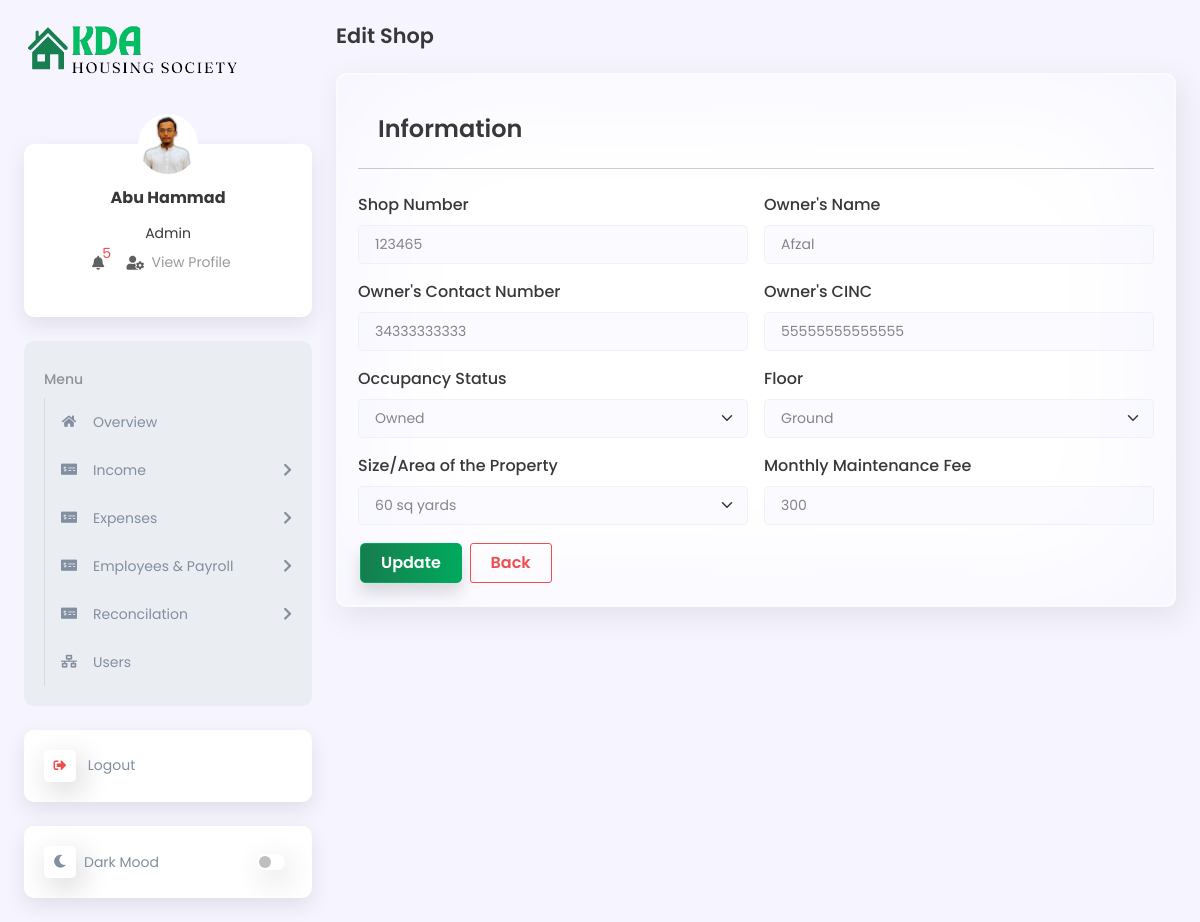
Screenshot of /shopEdit.php?shop_edit_id=6 (signed in) with the database file from the repository.
### tables this page shows
CREATE TABLE `users_detail` (
  `users_detail_id` int(11) NOT NULL,
  `full_name` varchar(100) DEFAULT NULL,
  `Phone` varchar(50) DEFAULT NULL,
  `address` varchar(100) DEFAULT NULL,
  `gender` varchar(50) DEFAULT NULL,
  `date_of_birth` varchar(100) DEFAULT NULL,
  `image` varchar(255) DEFAULT NULL,
  `login_time` datetime DEFAULT NULL,
  `logout_time` datetime DEFAULT NULL,
  `created_by` varchar(100) DEFAULT NULL,
  `created_date` varchar(100) DEFAULT NULL,
  `updated_by` varchar(100) DEFAULT NULL,
  `updated_date` varchar(100) DEFAULT NULL
);

CREATE TABLE `role` (
  `role_id` int(11) NOT NULL,
  `name` varchar(50) DEFAULT NULL,
  `status` varchar(50) DEFAULT NULL
);

CREATE TABLE `shops` (
  `shop_id` int(11) NOT NULL,
  `shop_number` varchar(255) DEFAULT NULL,
  `house_or_shop` varchar(22) NOT NULL,
  `owner_name` varchar(255) DEFAULT NULL,
  `owner_contact` varchar(255) DEFAULT NULL,
  `owner_cnic` varchar(255) DEFAULT NULL,
  `occupancy_status` varchar(255) DEFAULT NULL,
  `property_size` varchar(255) DEFAULT NULL,
  `floor` varchar(255) DEFAULT NULL,
  `property_type` varchar(255) DEFAULT NULL,
  `maintenance_charges` varchar(255) DEFAULT NULL,
  `added_on` varchar(100) DEFAULT NULL,
  `added_by` varchar(100) DEFAULT NULL,
  `updated_on` varchar(100) DEFAULT NULL,
  `updated_by` varchar(100) DEFAULT NULL
);

### shopEdit.php (the view, shortened to what this page needs)
<?php
include "includes/function.php";
?>
<!DOCTYPE html>
<html lang="en">
<head>
    <link rel="stylesheet" href="lib/bootstrap_5/bootstrap.min.css">
    <link rel="stylesheet" href="lib/fontawesome/css/all.min.css">
    <link rel="stylesheet" href="assets/css/global.css">
    <link rel="stylesheet" href="assets/css/style.css">
    <link rel="stylesheet" href="assets/css/responsive.css">
</head>
<body class="d2c_theme_light">
    <div class="d2c_wrapper">
        <?php
        include("includes/sidebar.php");
        ?>
        <div class="d2c_main p-4 ps-lg-3">
            <h4 class="mb-4 text-capitalize">Edit Shop</h4>
            <?php
            if (isset($_GET['shop_edit_id'])) {
                $shop_edit_id = mysqli_real_escape_string($conn, $_GET['shop_edit_id']);
                $query = "SELECT * FROM shops WHERE shop_id = '$shop_edit_id'";
                $result = mysqli_query($conn, $query);
                if (mysqli_num_rows($result) > 0) {
                    while ($row = mysqli_fetch_assoc($result)) {
            ?>
                        <form action="" method="post" id="add_shop_form">
                            <div class="card h-auto">
                                <div class="card-body">
                                    <h3 class="card-header">Information</h3>
                                    <hr class="my-4">
                                    <div class="row g-3">
                                        <div class="col-md-6">
                                            <label class="form-label">Shop Number</label>
                                            <input type="text" id="shop_number" name="shop_number" class="form-control" placeholder="Enter House/Unit Number" required value="<?= $row['shop_number'] ?>">
                                        </div>
                                        <div class="col-md-6">
                                            <label class="form-label">Owner's Name</label>
                                            <input type="text" name="owner_name" id="owner_name" class="form-control" placeholder="Enter Owner's Name" value="<?= $row['owner_name'] ?>">
                                        </div>
                                        <div class="col-md-6">
                                            <label class="form-label">Owner's Contact Number</label>
                                            <input type="text" name="owner_contact" id="owner_contact" class="form-control" placeholder="03XXXXXXXXX" value="<?= $row['owner_contact'] ?>">
                                        </div>
                                        <div class="col-md-6">
                                            <label class="form-label">Owner's CINC</label>
                                            <input type="text" name="owner_cinc" id="owner_cinc" class="form-control" placeholder="XXXXX-XXXXXXX-X" value="<?= $row['owner_cnic'] ?>">
                                        </div>
                                        <div class="col-md-6">
                                            <label for="owner" class="form-label">Occupancy Status</label>
                                            <select id="occupancy_status" name="occupancy_status" class="form-select form-control" value="<?= $row['occupancy_status'] ?>">
                                                <option value="owned" <?php if ($row['occupancy_status'] == 'owned') echo "selected" ?>>Owned</option>
                                            </select>
                                        </div>
                                        <div class="col-md-6 ">
                                            <label for="floor" class="form-label">Floor</label>
                                            <select id="floor" name="floor" class="form-select form-control">
                                                <option value="ground" <?php if ($row['floor'] == 'ground') echo "selected" ?>>Ground</option>
                                            </select>
                                        </div>
                                        <div class="col-md-6 ">
                                            <label class="form-label">Size/Area of the Property</label>
                                            <select id="property_size" name="property_size" class="form-select form-control">
                                                <option value="60 sq yards" <?php if ($row['property_size'] == '60 sq yards') echo "selected" ?>>60 sq yards</option>
                                            </select>
                                        </div>
                                        <div class="col-md-6 ">
                                            <label class="form-label">Monthly Maintenance Fee</label>
                                            <input name="maintenance_charges" id="maintenance_charges" type="text" class="form-control" placeholder="999" value="<?= $row['maintenance_charges'] ?>">
                                        </div>
                                        <div class="col-md-12">
                                            <button class="btn btn-primary" id="shop_btn" type="submit" name="submit">Update</button>
                                            <a href="shops" class="btn btn-outline-danger">Back</a>
                                        </div>
                                    </div>
                                </div>
                            </div>
                        </form>
            <?php
                    }
                } else {
                    echo '<div id="successAlert" class="alert alert-success alert-dismissible fade show" role="alert">
                    No Data Found.
                    <button type="button" class="btn-close" data-bs-dismiss="alert" aria-label="Close"></button>
                </div>';
                }
            } else {
                echo '<div id="successAlert" class="alert alert-success alert-dismissible fade show" role="alert">
                No ID Found.
                <button type="button" class="btn-close" data-bs-dismiss="alert" aria-label="Close"></button>
            </div>';
            }
            ?>
        </div>
    </div>
</body>
</html>

### includes/sidebar.php (shortened to what this page needs)
<?php
$page = substr($_SERVER['SCRIPT_NAME'], strrpos($_SERVER['SCRIPT_NAME'], "/") + 1);
$select = mysqli_query($conn, "SELECT users_detail.image, users_detail.full_name, role.name as role FROM `users`
LEFT JOIN users_detail ON users_detail.users_detail_id = users.users_detail_id
LEFT JOIN role ON role.role_id = users.role_id
WHERE users.user_id = '{$_SESSION['UID']}'");
$row = mysqli_fetch_assoc($select);
if ($row['image'] == '') {
    $row['image'] = "./assets/images/user-default.png";
} else {
    $row['image'] = "./media/images/" . $row['image'];
}
?>
<div class="d2c_sidebar offcanvas-lg offcanvas-start p-4 pe-lg-2" tabindex="-1" id="d2c_sidebar">
    <div class="d-flex flex-column">
        <a href="index" class="mb-5 brand-icon">
            <img class="navbar-brand" src="./assets/images/logo/KDA.png" alt="logo">
        </a>
        <div class="card d2c_profile_card text-center mb-4">
            <a href="profile">
                <img class="rounded-circle d2c_profile_image position-absolute top-0 start-50 translate-middle mb-2"
                    src="<?= $row['image']; ?>" alt="d2c Profile Image">
            </a>
            <div class="card-body mt-4">
                <h6 class="fw-bold mb-3"><?= $row['full_name']; ?></h6>
                <span class="d2c_role"><?= $row['role']; ?></span>
                <ul class="list-inline">
                    <li class="list-inline-item position-relative me-3">
                        <a class="nav-link p-0" href="#" role="button" data-bs-toggle="dropdown" aria-expanded="false">
                            <i class="fas fa-bell fa-fw"></i>
                            <span class="position-absolute top-0 start-100 translate-middle rounded-circle text-danger">
                                <?php
                                $msg_count_query = mysqli_query($conn, "SELECT COUNT(*) as total_messages FROM maintenance_payments WHERE status = 'unpaid'");
                                $msg_count_row = mysqli_fetch_assoc($msg_count_query);
                                $total_messages = $msg_count_row['total_messages'];
                                echo $total_messages;
                                ?>
                            </span>
                        </a>
                    </li>
                    <li class="list-inline-item position-relative me-3">
                        <a class="dropdown-item d-flex align-items-center py-2" href="profile">
                            <i class="fas fa-user-cog"></i>
                            <p class="mb-0">&nbsp View Profile</p>
                        </a>
                    </li>
                </ul>
            </div>
        </div>
        <div class="card d2c_menu_card mb-4">
            <div class="card-body">
                <ul class="navbar-nav flex-grow-1">
                    <li class="nav-item">
                        <a class="nav-link" href="javascript:void(0)">
                            <span>Menu</span>
                        </a>
                        <ul class="sub-menu collapse show">
                            <li class="nav-item <?php if ($page == 'index.php')
                                echo ('active'); ?>">
                                <a class="sub-menu-link" href="index">
                                    <span class="d2c_icon">
                                        <i class="fas fa-home"></i>
                                    </span>
                                    <span>
                                        Overview
                                    </span>
                                </a>
                            </li>
                            <li class="nav-item <?php if ($page == 'houses.php' || $page == 'addHouse.php' || $page == 'houseView.php' || $page == 'houseEdit.php')
                                echo ('open active') ?>">
                                    <a class="sub-menu-link" data-bs-toggle="collapse" data-bs-target="#income"
                                        aria-expanded="false" href="#">
                                        <span class="d2c_icon">
                                            <i class="fas fa-money-check-alt"></i>
                                        </span>
                                        <span>Income</span>
                                        <span class="fas fa-chevron-right ms-auto text-end"></span>
                                    </a>
                            </li>
                            <li class="nav-item">
                                <a class="sub-menu-link" data-bs-toggle="collapse" data-bs-target="#expenses"
                                    aria-expanded="false" href="javascript:void(0)">
                                    <span class="d2c_icon">
                                        <i class="fas fa-money-check-alt"></i>
                                    </span>
                                    <span>Expenses</span>
                                    <span class="fas fa-chevron-right ms-auto text-end"></span>
                                </a>
                            </li>
                            <li class="nav-item">
                                <a class="sub-menu-link" data-bs-toggle="collapse"
                                    data-bs-target="#employeeManagementSystem" aria-expanded="false" href="#">
                                    <span class="d2c_icon">
                                        <i class="fas fa-money-check-alt"></i>
                                    </span>
                                    <span>Employees & Payroll</span>
                                    <span class="fas fa-chevron-right ms-auto text-end"></span>
                                </a>
                            </li>
                            <li class="nav-item">
                                <a class="sub-menu-link" data-bs-toggle="collapse" data-bs-target="#reconcilation"
                                    aria-expanded="false" href="#">
                                    <span class="d2c_icon">
                                        <i class="fas fa-money-check-alt"></i>
                                    </span>
                                    <span>Reconcilation</span>
                                    <span class="fas fa-chevron-right ms-auto text-end"></span>
                                </a>
                            </li>
                            <li class="nav-item <?php if ($page == "userDetails.php" || $page == "addUser.php")
                                echo "active"; ?>">
                                <a class="sub-menu-link" href="userDetails">
                                    <span class="d2c_icon">
                                        <i class="fas fa-network-wired"></i>
                                    </span>
                                    <span>Users</span>
                                </a>
                            </li>
                        </ul>
                    </li>
                </ul>
            </div>
        </div>
        <div class="card d2c_single_menu mb-4">
            <div class="card-body p-0">
                <ul class="navbar-nav">
                    <li class="nav-item">
                        <a class="nav-link" href="logout">
                            <span class="d2c_icon text-danger">
                                <i class="fas fa-sign-out-alt"></i>
                            </span>
                            <span>
                                Logout
                            </span>
                        </a>
                    </li>
                </ul>
            </div>
        </div>
        <div class="card d2c_switch_card">
            <div class="card-body p-0">
                <ul class="navbar-nav">
                    <li class="nav-item d-flex align-items-center">
                        <span class="d2c_icon">
                            <i class="fas fa-moon"></i>
                        </span>
                        <span>Dark Mood</span>
                        <span class="form-switch d-flex ms-auto">
                            <input class="form-check-input" id="d2c_theme_changer" type="checkbox" role="switch">
                        </span>
                    </li>
                </ul>
            </div>
        </div>
    </div>
</div>

### rows the page displays
users_detail: full_name "Abu Hammad", role.name "Admin"
shops: shop_number "123465", owner_name "Afzal", owner_contact "34333333333", owner_cinc "55555555555555", occupancy_status "Owned", floor "Ground", property_size "60 sq yards", maintenance_charges "300"

### other values shown
$total_messages "5"
